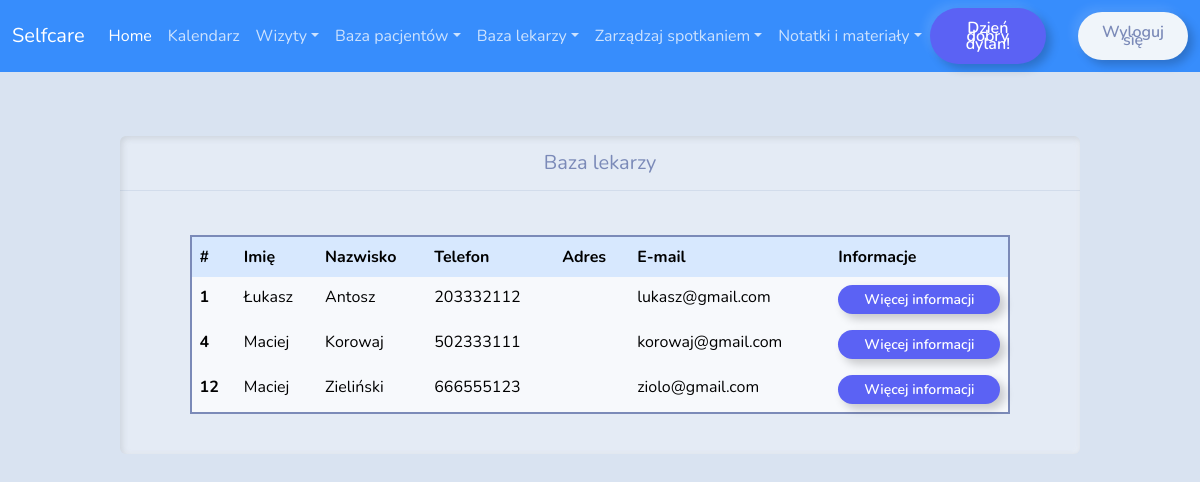
Screenshot of /patients/doctors (signed in) with the database file from the repository.
### patients/models.py (models this page shows, shortened)
class Doctor(models.Model):
    first_name = models.CharField(max_length=30)
    last_name = models.CharField(max_length=30)
    street = models.CharField(max_length=100, null=True)
    code = models.CharField(max_length=6, null=True)
    city = models.CharField(max_length = 40, null=True)
    phone_number = models.IntegerField()
    proteges = models.ManyToManyField('Patient',blank=True, related_name="proteges")
    email = models.EmailField(max_length=254)
    user = models.OneToOneField(User, on_delete=models.CASCADE, related_name='doctor',null=True)
    captcha_score = models.FloatField(default = 0.0)
    group = models.ForeignKey(Group, on_delete=models.CASCADE, related_name='doctos', null=True)
    class Meta:
        permissions = [
            ("doctor_permission", "doctor_permission")
            ]

### patients/views.py (the view)
# urls.py: path('doctors', views.doctors, name="doctors"),
@group_required('admin')
def doctors(request):
    doctors = Doctor.objects.all()
    return render(request,"patients/doctors.html", {
        "doctors": doctors,
        'user': request.user
    })

### patients/helpers.py (called while the page is built)
def group_required(group, login_url=None, raise_exception=False):
    def check_perms(user):
        if isinstance(group, six.string_types):
            groups = (group, )
        else:
            groups = group
        if user.groups.filter(name__in=groups).exists():
            return True
        if raise_exception:
            raise PermissionDenied
        return False
    return user_passes_test(check_perms, login_url=login_url)

### patients/templatetags/auth_extras.py (called while the page is built)
@register.filter(name='has_group')
def has_group(user, group_name):
    group = Group.objects.get(name=group_name)
    return True if group in user.groups.all() else False

### patients/templates/patients/doctors.html (shortened to what this page needs)
{% extends "patients/layout.html" %}
{% load static %}
{% block body %}
<div class= "container-patients">
  <div class="card border-primary mb-3" style="width: 80%;">
      <div class="card-header text-center fs-5">Baza lekarzy</div>
      <div class="form-newpatient">
      <div class="card-body">
<div class="tables">
    <table id="data" class="table table-bordered table-hover patients-table">
      <thead>
      <tr class="table-primary">
        <th scope="col">#</th>
        <th scope="col">Imię</th>
        <th scope="col">Nazwisko</th>
        <th scope="col">Telefon</th>
        <th scope="col">Adres</th>
        <th scope="col">E-mail</th>
        <th scope="col">Informacje</th>
      </tr>
      </thead>
      <tbody>
        {% for doctor in doctors  %}
      <tr class="table-secondary">
        <th scope="row">{{ doctor.id }}</th>
        <td>{{ doctor.first_name }}</td>
        <td>{{ doctor.last_name }}</td>
        <td>{{ doctor.phone_number}}</td>
        <td>{{ doctor.address}}</td>
        <td>{{ doctor.email}}</td>
        <td><a class="btn btn-outline-info btn-sm button-fill" href="{% url 'doctor' doctor.id %}" role="button">Więcej informacji</button>
        </td>
      </tr>
      {% endfor %}
      </tbody>
    </table>
</div>
</div>
</div>
</div>
</div>
{% endblock %}

### patients/templates/patients/layout.html (shortened to what this page needs)
{% load static %}
{% load auth_extras %}
<!DOCTYPE html>
<html lang="en">
<head>
    <link href="{% static 'patients/bootstrap.css' %}" rel="stylesheet">
    <link href="https://cdn.jsdelivr.net/npm/select2@4.1.0-rc.0/dist/css/select2.min.css" rel="stylesheet" />
</head>
<body>
  {% if request.user|has_group:"admin" %}
  <nav class="navbar navbar-expand-lg bg-primary " data-bs-theme="dark">
    <div class="container-fluid">
      <a class="navbar-brand" href="{% url 'dashboard' %}">Selfcare</a>
      <div class="collapse navbar-collapse" id="navbarColor01">
        <ul class="navbar-nav mx-auto">
          <li class="nav-item">
            <a class="nav-link active" href="{% url 'dashboard' %}">Home
            </a>
          </li>
          <li class="nav-item">
            <a class="nav-link" href="{% url 'calendar'%}">Kalendarz</a>
          </li>
          <li class="nav-item dropdown">
            <a class="nav-link dropdown-toggle" data-bs-toggle="dropdown" href="#" role="button" aria-haspopup="true" aria-expanded="false">Wizyty</a>
          </li>
          <li class="nav-item dropdown">
            <a class="nav-link dropdown-toggle" data-bs-toggle="dropdown" href="#" role="button" aria-haspopup="true" aria-expanded="false">Baza pacjentów</a>
          </li>
          <li class="nav-item dropdown">
            <a class="nav-link dropdown-toggle" data-bs-toggle="dropdown" href="#" role="button" aria-haspopup="true" aria-expanded="false">Baza lekarzy</a>
          </li>
          <li class="nav-item dropdown">
            <a class="nav-link dropdown-toggle" data-bs-toggle="dropdown" href="#" role="button" aria-haspopup="true" aria-expanded="false">Zarządzaj spotkaniem</a>
          </li>
          <li class="nav-item dropdown">
            <a class="nav-link dropdown-toggle" data-bs-toggle="dropdown" href="#" role="button" aria-haspopup="true" aria-expanded="false">Notatki i materiały</a>
          </li>
        </ul>
        <button class="btn btn-outline-info" style="line-height: 0.5rem; margin-right:2rem;">Dzień dobry {{request.user}}!</button>
        <a href="{%url 'logoutUser'%}">
          <button action="logoutUser" class="btn btn-outline-light" style="line-height: 0.5rem;">Wyloguj się</button>
        </a>
      </div>
    </div>
  </nav>
  {% else %}
  <h1> BLOCK ERROR - GROUP ERROR </h1>
  {% endif %}
    {% block body %}
    {% endblock %}
</body>
</html>

### patients/templates/patients/doctors.html (style rules this page uses)
.container-patients { padding-top: 4rem; display: flex; margin-left: auto; margin-right: auto; justify-content: center; align-items: center; height: 100%; }

### rows the page displays
Doctor: id "1", first_name "Łukasz", last_name "Antosz", phone_number "203332112", email "lukasz@gmail.com"
Doctor: id "4", first_name "Maciej", last_name "Korowaj", phone_number "502333111", email "korowaj@gmail.com"
Doctor: id "12", first_name "Maciej", last_name "Zieliński", phone_number "666555123", email "ziolo@gmail.com"

### other values shown
{{ request.user }} "dylan"
